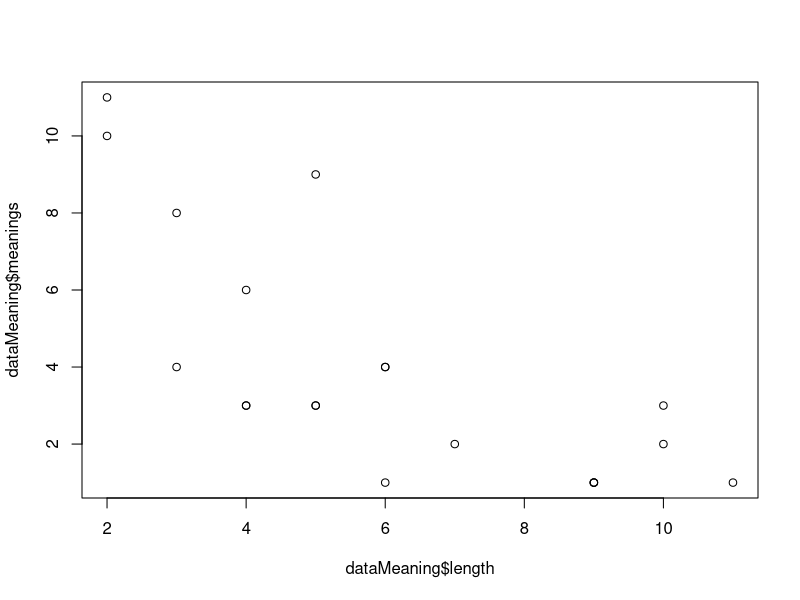

Generate this figure with R:
#load data
dataMeaning<-read.table('meaningExample.txt', header=T, sep="\t")

#visualize table
head(dataMeaning)

#plot data using a scatterplot to see if shorter words
#have more definitions in dictionaries than longer words

plot(dataMeaning$length,dataMeaning$meanings)

# Visually, there seems to be a negative correlation which confirms our intuition. Now we’ve got to quantify the strength of this negative relationship, so I’m going to use the cor function to compute a correlation coefficient. 

cor(dataMeaning$length,dataMeaning$meanings)

cor.test(dataMeaning$length,dataMeaning$meanings)

